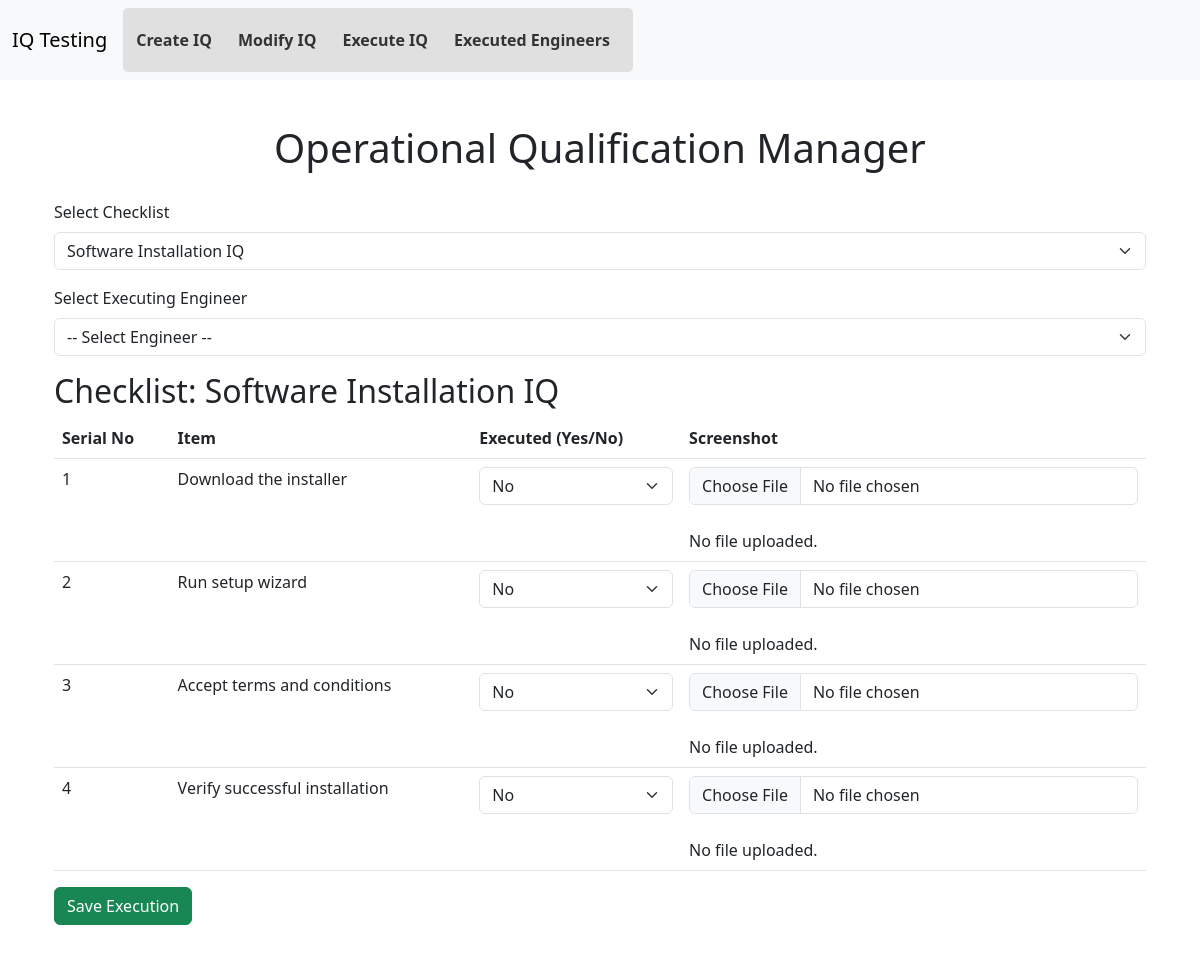
Page /execute_iq?checklist_id=1 on the earlier database version.
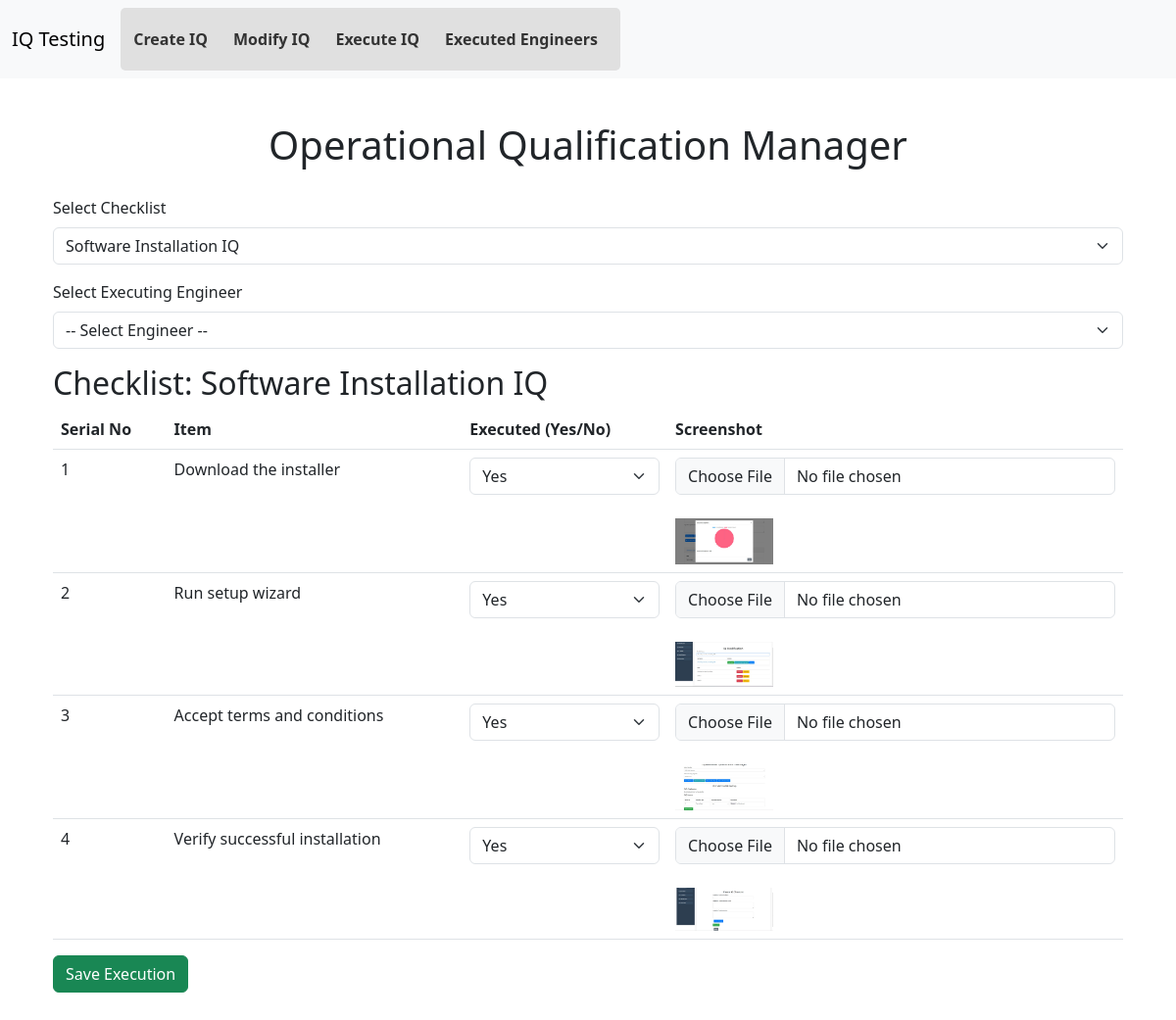
Same page on the later database version.
### models.py (models this page shows)
class Checklist(db.Model):
    __tablename__ = 'checklists'
    checklist_id = db.Column(db.Integer, primary_key=True, autoincrement=True)
    name = db.Column(db.String(200), nullable=False, unique=True)
    description = db.Column(db.String(500))
    items = db.relationship('ChecklistItem', backref='checklist', lazy=True, cascade="all, delete-orphan")
    executions = db.relationship('Execution', backref='checklist', lazy=True, cascade="all, delete-orphan")

class ChecklistItem(db.Model):
    __tablename__ = 'checklist_items'
    item_id = db.Column(db.Integer, primary_key=True, autoincrement=True)
    description = db.Column(db.String(500), nullable=False)
    executed = db.Column(db.Boolean, default=False)
    screenshot = db.Column(db.String(300), nullable=True)
    checklist_id = db.Column(db.Integer, db.ForeignKey('checklists.checklist_id'), nullable=False)
    executed_by = db.Column(db.String(100), nullable=True)

### app.py (the view, shortened to what this page needs)
@app.route('/execute_iq', methods=['GET', 'POST'])
def execute_iq():
    checklists = Checklist.query.all()
    engineers = Engineer.query.all()
    checklist_id = request.args.get('checklist_id', type=int)
    checklist = Checklist.query.get(checklist_id) if checklist_id else None
    return render_template('execute_iq.html', checklists=checklists, engineers=engineers, checklist=checklist)

### templates/execute_iq.html (shortened to what this page needs)
{% extends 'base.html' %}
{% block content %}
<h1 class="text-center">Operational Qualification Manager</h1>
<div class="container">
    <form method="GET">
        <div class="mb-3">
            <label class="form-label">Select Checklist</label>
            <select name="checklist_id" class="form-select" onchange="this.form.submit()">
                {% for c in checklists %}
                    <option value="{{ c.checklist_id }}" {% if checklist and checklist.checklist_id == c.checklist_id %}selected{% endif %}>
                        {{ c.name }}
                    </option>
                {% endfor %}
            </select>
        </div>
    </form>
    {% if checklist %}
    <form method="POST" enctype="multipart/form-data">
        <div class="mb-3">
            <label class="form-label">Select Executing Engineer</label>
            <select name="selected_engineer" class="form-select" required>
                <option value="">-- Select Engineer --</option>
            </select>
        </div>
        <h2>Checklist: {{ checklist.name }}</h2>
        {% if checklist.items %}
        <table class="table">
            <thead>
                <tr>
                    <th>Serial No</th>
                    <th>Item</th>
                    <th>Executed (Yes/No)</th>
                    <th>Screenshot</th>
                </tr>
            </thead>
           <tbody>
    {% if checklist and checklist.items %}
        {% for item in checklist.items %}
        <tr>
            <td>{{ loop.index }}</td>
            <td>{{ item.description }}</td>
            <td>
                <select name="execute_{{ item.item_id }}" class="form-select">
                    <option value="No" {% if not item.executed %}selected{% endif %}>No</option>
                    <option value="Yes" {% if item.executed %}selected{% endif %}>Yes</option>
                </select>
            </td>
            <td>
                <input type="file" name="screenshot_{{ item.item_id }}" class="form-control">
                {% if item.screenshot %}
                    <br>
                    <img src="{{ url_for('uploaded_file', filename=item.screenshot) }}" width="100">
                {% else %}
                    <br>No file uploaded.
                {% endif %}
            </td>
        </tr>
        {% endfor %}
    {% else %}
        <tr><td colspan="4">No items found for this checklist.</td></tr>
    {% endif %}
</tbody>
        </table>
        {% else %}
        <p>No items found for this checklist.</p>
        {% endif %}
        <button type="submit" class="btn btn-success">Save Execution</button>
    </form>
    {% endif %}
</div>
{% endblock %}

### templates/base.html (shortened to what this page needs)
<!DOCTYPE html>
<html lang="en">
<head>
    <link rel="stylesheet" href="{{ url_for('static', filename='css/styles.css') }}">
    <link rel="stylesheet" href="https://cdn.jsdelivr.net/npm/bootstrap@5.3.0/dist/css/bootstrap.min.css">
</head>
<body>
<nav class="navbar navbar-expand-lg navbar-light bg-light">
    <div class="container-fluid">
        <a class="navbar-brand" href="{{ url_for('index') }}">IQ Testing</a>
        <div class="collapse navbar-collapse" id="navbarNav">
            <ul class="navbar-nav">
                <li class="nav-item"><a class="nav-link" href="{{ url_for('create_iq') }}">Create IQ</a></li>
                <li class="nav-item"><a class="nav-link" href="{{ url_for('modify_iq') }}">Modify IQ</a></li>
                <li class="nav-item"><a class="nav-link" href="{{ url_for('execute_iq') }}">Execute IQ</a></li>
                <li class="nav-item"><a class="nav-link" href="{{ url_for('executed_engineers') }}">Executed Engineers</a></li>
            </ul>
        </div>
    </div>
</nav>
<div class="container mt-4">
    {% block content %}{% endblock %}
</div>
</body>
</html>

### static/css/styles.css (style rules this page uses)
body { font-family: Arial, sans-serif; background-color: #f8f9fa; margin: 0; padding: 0; }
.navbar-nav { background-color: #e0e0e0; padding: 10px; border-radius: 5px; }
.navbar-nav .nav-item { margin: 0 5px; }
.navbar-nav .nav-item .nav-link { color: #333; font-weight: bold; padding: 10px 15px; border-radius: 5px; }
.container { margin-left: 240px; padding: 20px; }
input[type="text"], textarea, select { width: 100%; padding: 8px; margin: 5px 0 10px; border: 1px solid #ccc; border-radius: 4px; }
.btn { padding: 8px 15px; border: none; border-radius: 4px; cursor: pointer; font-size: 14px; }
.btn-success { background-color: #28a745; color: white; }
table { width: 100%; border-collapse: collapse; background-color: white; }
th, td { border: 1px solid #ddd; padding: 10px; text-align: left; }
th { background-color: #007bff; color: white; }
td { background-color: #f2f2f2; }
.text-center { text-align: center; }

Differences in the rows shown:
changed ChecklistItem "Download the installer": executed+item_id "No" → "Yes"; screenshot: picture added; no longer shows "No file uploaded."
changed ChecklistItem "Run setup wizard": executed+item_id "No" → "Yes"; screenshot: picture added; no longer shows "No file uploaded."
changed ChecklistItem "Accept terms and conditions": executed+item_id "No" → "Yes"; screenshot: picture added; no longer shows "No file uploaded."
changed ChecklistItem "Verify successful installation": executed+item_id "No" → "Yes"; screenshot: picture added; no longer shows "No file uploaded."
